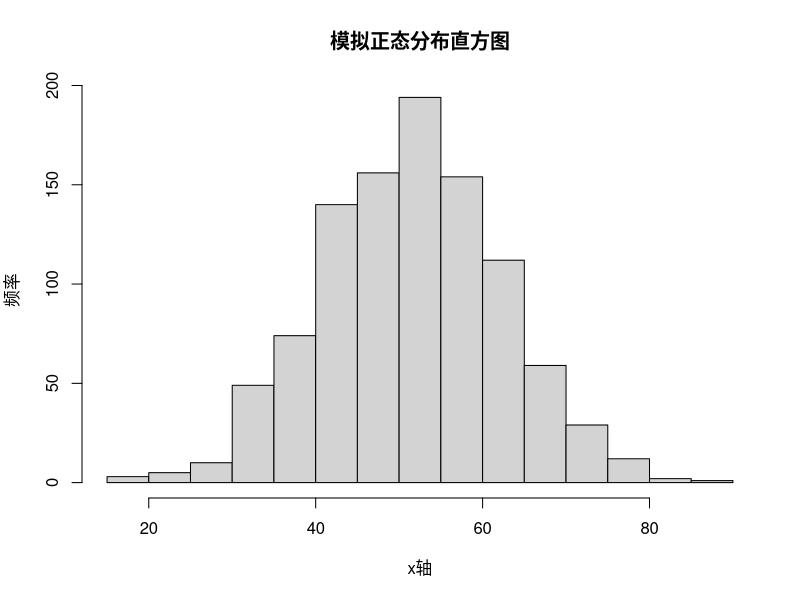

The R script that drew this image:
data <- read.csv("startTime.csv")

#生成正态分布，需要两个元素，
#第一个是分布的均值
#第二个是分布的标准差
ztData <- rnorm(
  1000, 
  mean=mean(data[, 1]), 
  sd=sd(data[, 1])
)

hist(
  ztData,
  main="模拟正态分布直方图", 
  ylab="频率", xlab="x轴"
)
